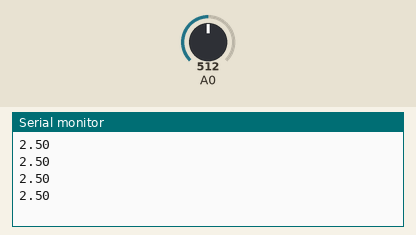
A sketch run on a simulated Arduino Uno, built with avr-gcc and run on an emulated ATmega328P. Parts: the last lines printed to the serial monitor. Inputs (shaded band) come from the test bench; at power-on: A0 = 512.

Above: at 1.2 s.
1.3 s: A0 set to 716
At 1.71 s:
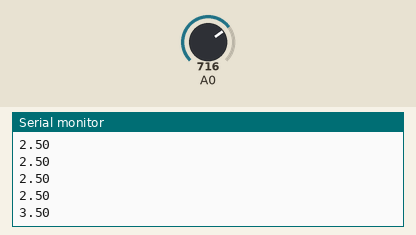
2.8 s: A0 set to 900
At 2.91 s:
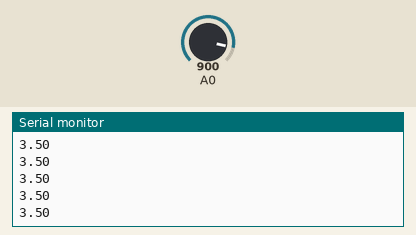
Timing chart, 0 to 5.8 s (numbered marks = the images above; inputs shaded):
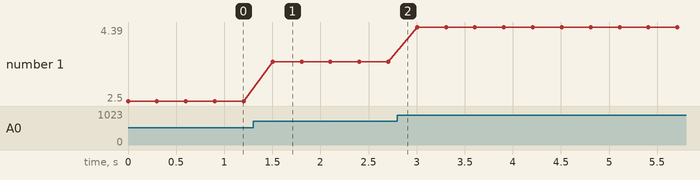

The sketch:

pH_maintain_Aruduino_offset.ino
```cpp
void setup() {
// initialize serial communication at 9600 bits per second:
Serial.begin(9600);
}
// the loop routine runs over and over showing the voltage on A0
void loop() {
// read the input on analog pin 0:
int sensorValue = analogRead(A0);
// Convert the analog reading (which goes from 0 - 1023) to a voltage (0 - 5V):
float voltage = sensorValue * 5.0 / 1024.0;
// print out the value you read:
Serial.println(voltage);
delay(300);
}
```

Measured:
- after the input at 1.3 s, the serial monitor: prints a new line after 0.20 s (image 1)
- plotted number 1: 2.5 → 3.5 after the input at 1.3 s, 3.5 → 4.39 after the input at 2.8 s
